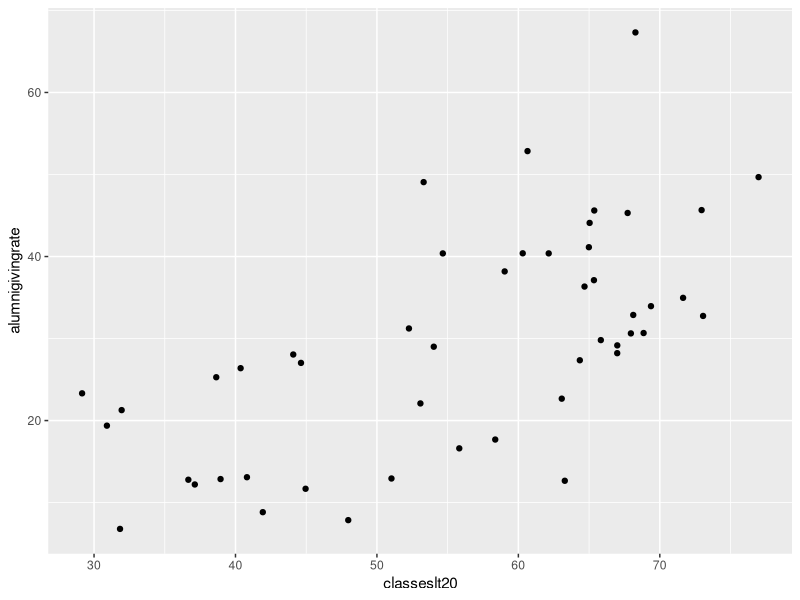
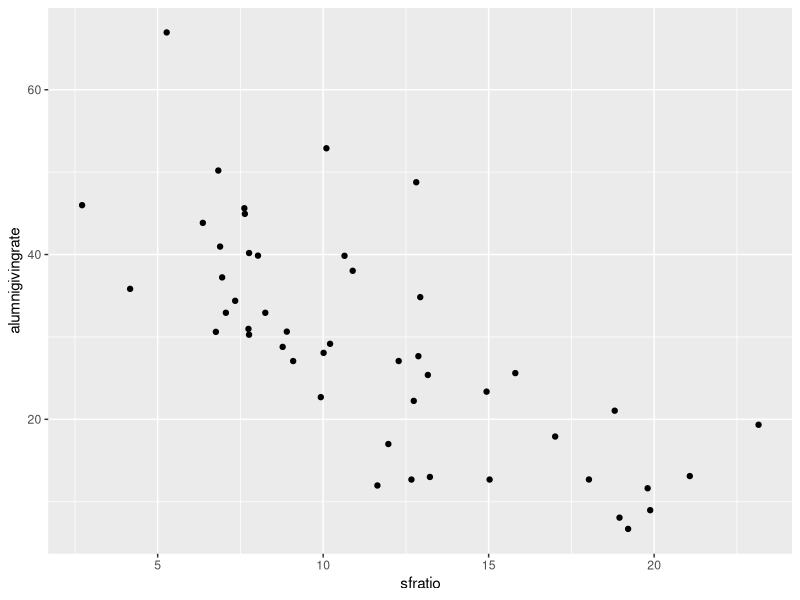
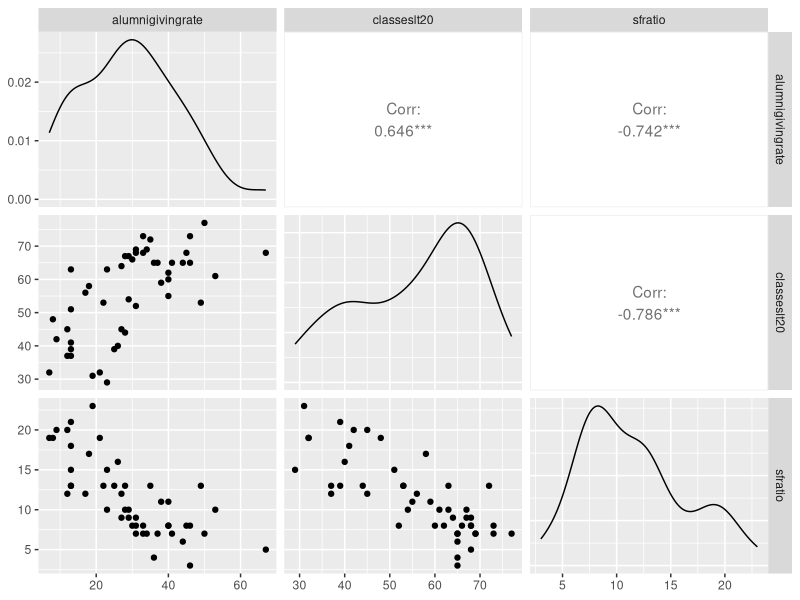

Here is the R script that generated these plots, in order:
library(tidyverse)
library(here)
library(ggthemes)
library(GGally)

#BUAN5510
alumni <- read_csv(here("raw_data","Alumni.csv"))
summary(alumni)

alumni %>% ggplot(aes(classeslt20,alumnigivingrate)) + geom_jitter()
alumni %>% ggplot(aes(sfratio,alumnigivingrate)) + geom_jitter()


alumni %>% ggpairs(columns = c("alumnigivingrate","classeslt20","sfratio"))

# The linear approximation appears to make sence in this scenario

#2 - use summarise

mean(alumni$classeslt20)
sd(alumni$classeslt20)
min(alumni$classeslt20)
max(alumni$classeslt20)

mean(alumni$sfratio)
sd(alumni$sfratio)
min(alumni$sfratio)
max(alumni$sfratio)

mean(alumni$alumnigivingrate)
sd(alumni$alumnigivingrate)
min(alumni$alumnigivingrate)
max(alumni$alumnigivingrate)

model_1 <- lm(alumnigivingrate~classeslt20,data = alumni)
summary(model_1)
# The independent variable has a positive slope as expected with the graph; The b1 is statistic
#significant at almost 100% but the H0 for b0 is not statistic significant
#R2 is 42% which means that 42% of the variability of giving rates is explanied by the variability of Classes 
#with less than 20 students

model_2 <- lm(alumnigivingrate~sfratio,data = alumni)
summary(model_2)
# The independent variable has a negative slope as expected with the graph; The b1 is statistic
#significant at almost 100% as well as b0
#R2 is 55% which means that 55% of the variability of giving rates is explanied by the variability of  
#student facult ratio.

#both variables are related to the size of school professors to students, so it is expected that both 
#variables are dependent. The Correl between them is -0.79 

